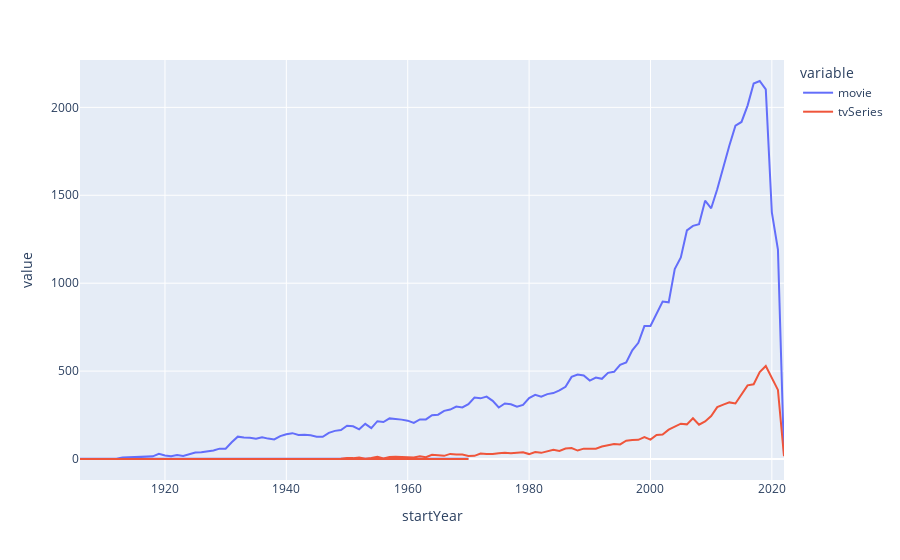

The notebook cell saved with this chart:
### Code cell
import plotly.express as px
fig = px.line(dataframe, x="startYear", y=["movie", "tvSeries"])
fig.update_xaxes(type="date")
fig.show()

### Figure 1 — Plotly figure (JSON) as saved in the notebook; plotly's stock layout.template omitted (floating-point values rounded to 4 significant figures)
{"data": [{"hovertemplate": "variable=movie<br>startYear=%{x}<br>value=%{y}<extra></extra>", "legendgroup": "movie", "line": {"color": "#636efa", "dash": "solid"}, "marker": {"symbol": "circle"}, "mode": "lines", "name": "movie", "orientation": "v", "showlegend": true, "type": "scatter", "x": ["0", "1906", "1911", "1912", "1913", "1914", "1915", "1916", "1917", "1918", "1919", "1920", "1921", "1922", "1923", "1924", "1925", "1926", "1927", "1928", "1929", "1930", "1931", "1932", "1933", "1934", "1935", "1936", "1937", "1938", "1939", "1940", "1941", "1942", "1943", "1944", "1945", "1946", "1947", "1948", "1949", "1950", "1951", "1952", "1953", "1954", "1955", "1956", "1957", "1958", "1959", "1960", "1961", "1962", "1963", "1964", "1965", "1966", "1967", "1968", "1969", "1970", "1971", "1972", "1973", "1974", "1975", "1976", "1977", "1978", "1979", "1980", "1981", "1982", "1983", "1984", "1985", "1986", "1987", "1988", "1989", "1990", "1991", "1992", "1993", "1994", "1995", "1996", "1997", "1998", "1999", "2000", "2001", "2002", "2003", "2004", "2005", "2006", "2007", "2008", "2009", "2010", "2011", "2012", "2013", "2014", "2015", "2016", "2017", "2018", "2019", "2020", "2021", "2022"], "xaxis": "x", "y": [1, 1, 1, 2, 8, 10, 9, 15, 13, 15, 30, 20, 16, 22, 17, 28, 37, 39, 44, 48, 59, 58, 95, 127, 122, 121, 115, 123, 116, 111, 130, 141, 147, 137, 138, 135, 127, 126, 149, 160, 165, 189, 186, 169, 200, 176, 215, 210, 231, 229, 224, 218, 205, 225, 225, 249, 252, 274, 281, 298, 293, 312, 350, 345, 355, 331, 293, 316, 311, 297, 308, 347, 365, 354, 369, 375, 390, 411, 467, 480, 475, 446, 463, 456, 490, 496, 535, 549, 618, 661, 756, 757, 824, 896, 891, 1080, 1146, 1300, 1326, 1335, 1469, 1426, 1534, 1664, 1783, 1896, 1917, 2010, 2136, 2150, 2102, 1403, 1191, 19], "yaxis": "y"}, {"hovertemplate": "variable=tvSeries<br>startYear=%{x}<br>value=%{y}<extra></extra>", "legendgroup": "tvSeries", "line": {"color": "#EF553B", "dash": "solid"}, "marker": {"symbol": "circle"}, "mode": "lines", "name": "tvSeries", "orientation": "v", "showlegend": true, "type": "scatter", "x": ["0", "1906", "1911", "1912", "1913", "1914", "1915", "1916", "1917", "1918", "1919", "1920", "1921", "1922", "1923", "1924", "1925", "1926", "1927", "1928", "1929", "1930", "1931", "1932", "1933", "1934", "1935", "1936", "1937", "1938", "1939", "1940", "1941", "1942", "1943", "1944", "1945", "1946", "1947", "1948", "1949", "1950", "1951", "1952", "1953", "1954", "1955", "1956", "1957", "1958", "1959", "1960", "1961", "1962", "1963", "1964", "1965", "1966", "1967", "1968", "1969", "1970", "1971", "1972", "1973", "1974", "1975", "1976", "1977", "1978", "1979", "1980", "1981", "1982", "1983", "1984", "1985", "1986", "1987", "1988", "1989", "1990", "1991", "1992", "1993", "1994", "1995", "1996", "1997", "1998", "1999", "2000", "2001", "2002", "2003", "2004", "2005", "2006", "2007", "2008", "2009", "2010", "2011", "2012", "2013", "2014", "2015", "2016", "2017", "2018", "2019", "2020", "2021", "2022"], "xaxis": "x", "y": [0, 0, 0, 0, 0, 0, 0, 0, 0, 0, 0, 0, 0, 0, 0, 0, 0, 0, 0, 0, 0, 0, 0, 0, 0, 1, 0, 0, 0, 0, 0, 1, 0, 0, 0, 0, 0, 0, 1, 1, 1, 6, 5, 9, 2, 6, 13, 3, 11, 13, 11, 10, 8, 15, 10, 24, 23, 18, 29, 25, 26, 17, 18, 31, 28, 28, 33, 36, 33, 34, 38, 28, 40, 35, 43, 53, 46, 60, 62, 48, 59, 59, 59, 71, 78, 85, 83, 104, 108, 109, 125, 110, 137, 139, 167, 184, 201, 197, 232, 195, 214, 244, 295, 309, 322, 316, 369, 419, 425, 495, 529, 463, 393, 16], "yaxis": "y"}], "layout": {"legend": {"title": {"text": "variable"}, "tracegroupgap": 0}, "margin": {"t": 60}, "xaxis": {"anchor": "y", "domain": [0, 1], "title": {"text": "startYear"}, "type": "date"}, "yaxis": {"anchor": "x", "domain": [0, 1], "title": {"text": "value"}}}}
